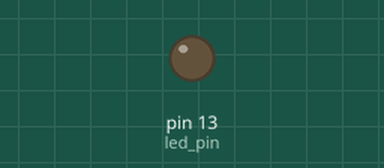
This sketch was run on a simulated Arduino Uno, built with avr-gcc and run on an emulated ATmega328P. Parts: output pins drawn as LEDs (lit = HIGH).

Above: at 0.05 s.
At 0.4 s:
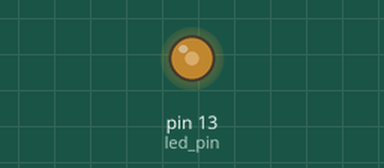
At 0.75 s:
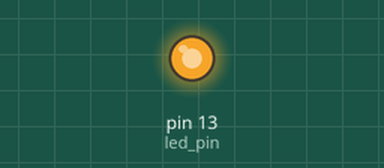
At 1.45 s:
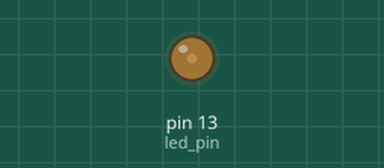
Timing chart, 0 to 3.6 s (numbered marks = the images above):
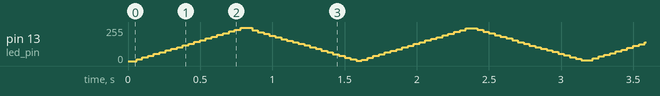

The sketch:

lab4.ino
```cpp
const int led_pin = 13;
int brightness = 0;
int increment = 2;

// Counter A ISR
ISR(TIMER2_COMPA_vect){
  PORTB = PORTB^B100000;
  brightness = brightness + increment;
  // If the brightness is exceed lower or upper bound then change increment direction
  if(brightness < 0){
    brightness = 0;
    increment = increment * -1;
  }
  else if(brightness > 155){
    brightness = 155;
    increment = increment * -1;
  }
  // The higher brightness means the lower low level time.
  int duration = 156-brightness;
  // Set new duration time
  OCR2B = duration;
}

// Counter B ISR
ISR(TIMER2_COMPB_vect){
  PORTB = PORTB^B100000;
}
void setup(){
    DDRB = B100000;                                     // set the regisster of pin 13 as output mode by DDR
    TCCR2A = 0;                                         // reset TIMER2 control register by TCCR1
    TCCR2B = 0;
    TCCR2A |= (1<<WGM21) ;                              // Set Clear Timer on Compare Match (CTC) Mode

    /* 10ms: 160000clk for 16MHz clk */
    /* 1024 prescalar -> 156.25 count in 10ms */
    /* 100Hz */
    TCCR2B |= (1<<CS22) | (1<<CS21) | (1<<CS20);        // set the prescaler to adjust 16Mhz to map to 0.01s by TCCR1
    TCNT2=0;                                            // reset Timer2 by TCNT
    OCR2A = 156;                                        // set compare value by OCR2 (for 100Hz)
    OCR2B = 155;                                        // set compare value by OCR2 (for duration)
    TIMSK2 |= (1 << OCIE2A) | (1 << OCIE2B) ;           // enable  Timer2 compare interrupt mode by TIMSK
    sei();                                              // enable global interrupt
    PORTB = B000000;
}
void loop(){
    //ISR will handle everything
}
```
